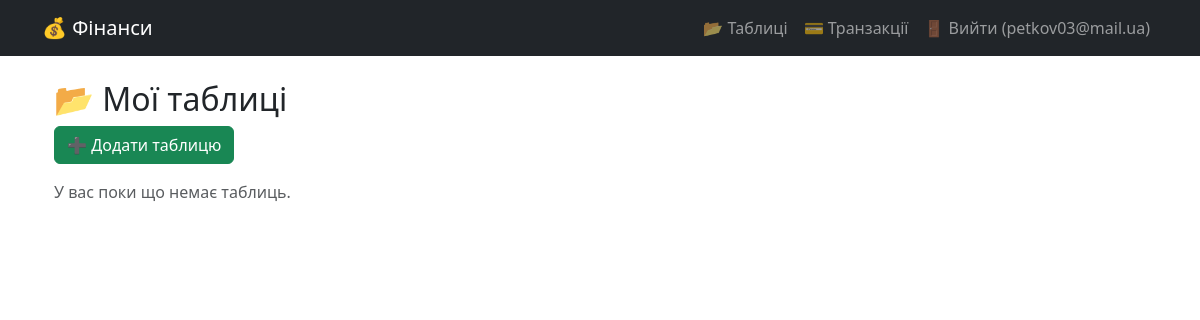
The page /finances/tables/ (signed in) on the database as committed earlier.
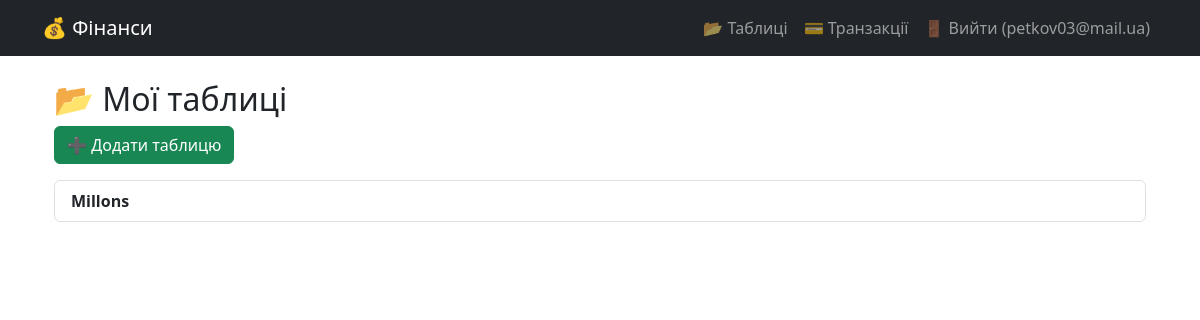
The same page on the database as committed later.
### users/models.py (models this page shows, shortened)
class User(AbstractUser):
    username = None
    email = models.EmailField(unique=True)
    objects = CustomUserManager()
    USERNAME_FIELD = "email"
    REQUIRED_FIELDS = []

### finances/models.py (models this page shows, shortened)
class Table(models.Model):
    user = models.ForeignKey(User, on_delete=models.CASCADE)
    name = models.CharField(max_length=255)
    currency = models.CharField(
        max_length=3,
        choices=[
            ('USD', 'US Dollar'),
            ('UAH', 'Ukrainian Hryvnia'),
            ('EUR', 'EUR'),
        ],
        default='UAH',
    )

### finances/views.py (the view)
# urls.py: path('tables/', TableListView.as_view(), name='table_list'),
class TableListView(LoginRequiredMixin, ListView):
    model = Table
    template_name = 'finances/table_list.html'
    context_object_name = 'tables'
    def get_queryset(self):
        return Table.objects.filter(user=self.request.user)

### finances/templates/finances/table_list.html
{% extends "base.html" %}
{% block content %}
<div class="container mt-4">
    <h2>📂 Мої таблиці</h2>
    <a href="{% url 'table_create' %}" class="btn btn-success mb-3">➕ Додати таблицю</a>
    <div class="list-group">
        {% for table in tables %}
            <a href="{% url 'table_detail' table.id %}" class="list-group-item list-group-item-action">
                <strong>{{ table.name }}</strong>
            </a>
        {% empty %}
            <p class="text-muted">У вас поки що немає таблиць.</p>
        {% endfor %}
    </div>
</div>
{% endblock %}

### users/templates/base.html (shortened to what this page needs)
<!DOCTYPE html>
<html lang="uk">
<head>
    <link href="https://cdn.jsdelivr.net/npm/bootstrap@5.3.2/dist/css/bootstrap.min.css" rel="stylesheet">
</head>
<body>
    <nav class="navbar navbar-expand-lg navbar-dark bg-dark">
        <div class="container">
            <a class="navbar-brand" href="{% url 'table_list' %}">💰 Фінанси</a>
            <div class="collapse navbar-collapse" id="navbarNav">
                <ul class="navbar-nav ms-auto">
                    {% if user.is_authenticated %}
                    <li class="nav-item">
                        <a class="nav-link" href="{% url 'table_list' %}">📂 Таблиці</a>
                    </li>
                    <li class="nav-item">
                        <a class="nav-link" href="{% url 'transaction_list' %}">💳 Транзакції</a>
                    </li>
                        <li class="nav-item">
                            <a class="nav-link" href="{% url 'logout' %}">🚪 Вийти ({{ user.email }})</a>
                        </li>
                    {% else %}
                        <li class="nav-item">
                            <a class="nav-link" href="{% url 'login' %}">🔑 Увійти</a>
                        </li>
                    {% endif %}
                </ul>
            </div>
        </div>
    </nav>
    <div class="container mt-4">
        {% block content %}{% endblock %}
    </div>
</body>
</html>

Rows that differ between the two databases and show on the page:
added Table: name "Millons"
Other text that changed with them:
text no longer shown: "У вас поки що немає таблиць."
